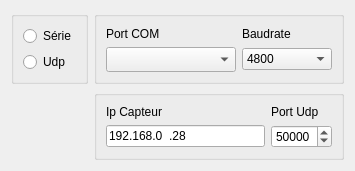
<?xml version="1.0" encoding="UTF-8"?>
<ui version="4.0">
 <class>SensorDialog</class>
 <widget class="QWidget" name="SensorDialog">
  <property name="geometry">
   <rect>
    <x>0</x>
    <y>0</y>
    <width>355</width>
    <height>147</height>
   </rect>
  </property>
  <property name="windowTitle">
   <string>Form</string>
  </property>
  <layout class="QGridLayout" name="gridLayout_3">
   <item row="0" column="0">
    <widget class="QGroupBox" name="groupBox_3">
     <property name="title">
      <string/>
     </property>
     <layout class="QGridLayout" name="gridLayout">
      <item row="0" column="0">
       <widget class="QRadioButton" name="rad_Serie">
        <property name="text">
         <string>Série</string>
        </property>
       </widget>
      </item>
      <item row="1" column="0">
       <widget class="QRadioButton" name="rad_Udp">
        <property name="text">
         <string>Udp</string>
        </property>
       </widget>
      </item>
     </layout>
    </widget>
   </item>
   <item row="0" column="1">
    <widget class="QGroupBox" name="groupBox_Serie">
     <property name="title">
      <string/>
     </property>
     <layout class="QGridLayout" name="gridLayout_2">
      <item row="0" column="0">
       <widget class="QLabel" name="label_8">
        <property name="text">
         <string>Port COM</string>
        </property>
       </widget>
      </item>
      <item row="0" column="1">
       <widget class="QLabel" name="label_9">
        <property name="text">
         <string>Baudrate</string>
        </property>
       </widget>
      </item>
      <item row="1" column="0">
       <widget class="QComboBox" name="cb_Serial">
        <property name="minimumSize">
         <size>
          <width>130</width>
          <height>25</height>
         </size>
        </property>
       </widget>
      </item>
      <item row="1" column="1">
       <widget class="QComboBox" name="cb_Baudrate">
        <item>
         <property name="text">
          <string>4800</string>
         </property>
        </item>
        <item>
         <property name="text">
          <string>9600</string>
         </property>
        </item>
        <item>
         <property name="text">
          <string>19200</string>
         </property>
        </item>
        <item>
         <property name="text">
          <string>38400</string>
         </property>
        </item>
        <item>
         <property name="text">
          <string>115200</string>
         </property>
        </item>
       </widget>
      </item>
     </layout>
    </widget>
   </item>
   <item row="1" column="0">
    <spacer name="verticalSpacer">
     <property name="orientation">
      <enum>Qt::Vertical</enum>
     </property>
     <property name="sizeHint" stdset="0">
      <size>
       <width>20</width>
       <height>56</height>
      </size>
     </property>
    </spacer>
   </item>
   <item row="1" column="1">
    <widget class="QGroupBox" name="groupBox_Udp">
     <property name="title">
      <string/>
     </property>
     <layout class="QGridLayout" name="gridLayout_6">
      <item row="0" column="0">
       <widget class="QLabel" name="label_6">
        <property name="text">
         <string>Ip Capteur</string>
        </property>
       </widget>
      </item>
      <item row="0" column="1">
       <widget class="QLabel" name="label_7">
        <property name="text">
         <string>Port Udp</string>
        </property>
       </widget>
      </item>
      <item row="1" column="0">
       <widget class="QLineEdit" name="le_IpCapteur">
        <property name="inputMask">
         <string>999.999.999.999</string>
        </property>
        <property name="text">
         <string>192.168.0.28</string>
        </property>
       </widget>
      </item>
      <item row="1" column="1">
       <widget class="QSpinBox" name="sp_UDPPort">
        <property name="maximum">
         <number>99999</number>
        </property>
        <property name="value">
         <number>50000</number>
        </property>
       </widget>
      </item>
     </layout>
    </widget>
   </item>
  </layout>
 </widget>
 <resources/>
 <connections/>
</ui>
